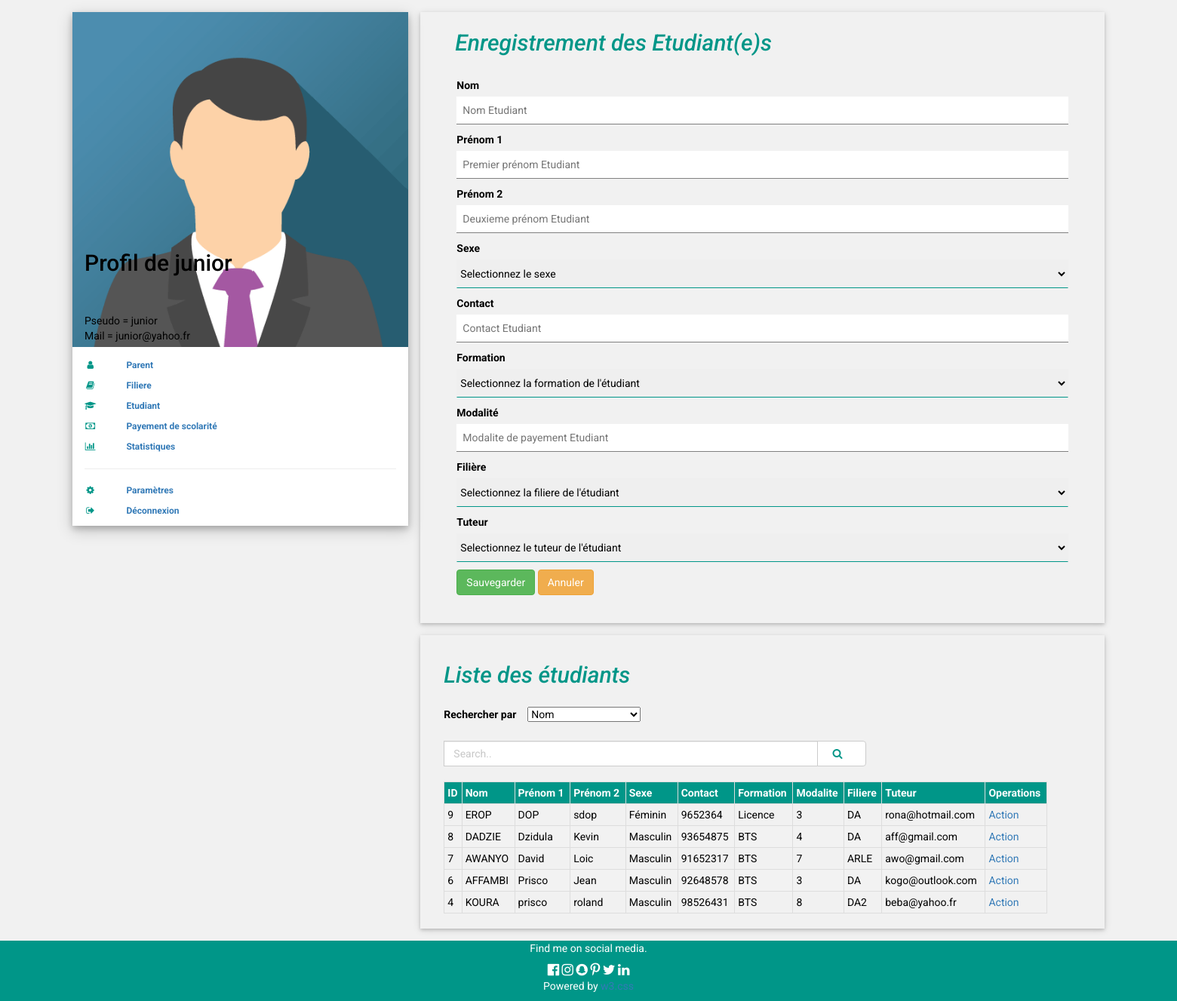
Page /etablissement_etudiant.php?id=1 on the committed database.
### tables this page shows
CREATE TABLE IF NOT EXISTS `etablissement` (
`id` int(11) NOT NULL,
  `pseudo` varchar(255) NOT NULL,
  `mail` varchar(50) NOT NULL,
  `motdepasse` text NOT NULL,
  `vi` varchar(30) NOT NULL,
  `ad` varchar(50) NOT NULL
);

CREATE TABLE IF NOT EXISTS `etudiant` (
`mat` int(11) NOT NULL,
  `no` varchar(30) NOT NULL,
  `pr` varchar(15) NOT NULL,
  `pre` varchar(15) NOT NULL,
  `se` varchar(8) NOT NULL,
  `te` int(11) NOT NULL,
  `form` varchar(15) NOT NULL,
  `mo` int(2) NOT NULL,
  `fil` varchar(10) NOT NULL,
  `tut` varchar(50) NOT NULL,
  `identite` varchar(60) NOT NULL,
  `sco` int(11) NOT NULL
);

### etablissement_etudiant.php (the view, shortened to what this page needs)
<?php
  $bdd = new PDO('mysql:host=127.0.0.1; dbname=scolariteweb','root', '');
if (isset($_GET['id']))
{
    $getid = intval($_GET['id']);
    $requser = $bdd->prepare('SELECT * FROM etablissement WHERE id = ? ');
    $requser->execute(array($getid));
    $userinfo=$requser->fetch();
?>
<!DOCTYPE html>
<html>
<link rel="stylesheet" href="w3.css">
<link rel="stylesheet" href="font-awesome.min.css">
<link rel="stylesheet" href="bootstrap.min.css">
<body class="w3-light-grey">
<div class="w3-content w3-margin-top" style="max-width:1400px;">
  <div class="w3-row-padding">
    <div class="w3-third">
      <div class="w3-white w3-text-grey w3-card-4">
        <div class="w3-display-container">
          <img src="w3images/avatar3.png" style="width:100%" alt="Avatar">
          <div class="w3-display-bottomleft w3-container w3-text-black">
           <h2 class="w3-margin-top" >Profil de <?php echo $userinfo['pseudo']; ?></h2>
              <br/><br/>
             Pseudo = <?php echo $userinfo['pseudo']; ?>
              <br/>
              Mail = <?php echo $userinfo['mail']; ?>
                <?php
                  if (isset($_SESSION['id']) AND $userinfo['id'] == $_SESSION['id']) {
                    ?>
                          </div>
        </div>
        <div class="w3-container">
        <br/>
         <p class="w3-small"><b><i class="fa fa-user fa-fw w3-margin-right w3-text-teal"></i><a href="etablissement_parent.php?id=<?php echo ($_SESSION['id']);?>" target="_parent" class="w3-padding-large w3-hover-white" style="text-decoration:none;">Parent</a></b></p>
         <p class="w3-small"><b><i class="fa fa-book fa-fw w3-margin-right w3-text-teal"></i><a href="etablissement_classe.php?id=<?php echo ($_SESSION['id']);?>" target="_parent" class="w3-padding-large w3-hover-white" style="text-decoration:none;">Filiere</a></b></p>
         <p class="w3-small"><b><i class="fa fa-graduation-cap fa-fw w3-margin-right w3-text-teal"></i><a href="etablissement_etudiant.php?id=<?php echo ($_SESSION['id']);?>" target="_parent" class="w3-padding-large w3-hover-white" style="text-decoration:none;">Etudiant</a></b></p>
         <p class="w3-small"><b><i class="fa fa-money fa-fw w3-margin-right w3-text-teal"></i><a href="etablissement_payement.php?id=<?php echo ($_SESSION['id']);?>" target="_parent" class="w3-padding-large w3-hover-white" style="text-decoration:none;">Payement de scolarité</a></b></p>
         <p class="w3-small"><b><i class="fa fa-bar-chart-o fa-fw w3-margin-right w3-text-teal"></i><a href="etablissement_payement.php?id=<?php echo ($_SESSION['id']);?>" target="_parent" class="w3-padding-large w3-hover-white" style="text-decoration:none;">Statistiques</a></b></p>
         <hr>
         <p class="w3-small"><b><i class="fa fa-gear fa-fw w3-margin-right w3-text-teal"></i><a href="etablissement_parametre.php?id=<?php echo ($_SESSION['id']);?>" target="_parent" class="w3-padding-large w3-hover-white" style="text-decoration:none;">Paramètres</a></b></p>
         <p class="w3-small"><b><i class="fa fa-sign-out fa-fw w3-margin-right w3-text-teal"></i><a href="deconnexion.php" target="_parent" class="w3-padding-large w3-hover-white" style="text-decoration:none;">Déconnexion</a></b></p>
          <?php
                    }
                    ?>
        </div>
      </div><br>
    </div>
    <div class="w3-twothird">
      <div class="w3-container w3-card-2  w3-margin-bottom">
        <h2 class="w3-text-teal w3-padding-4" style="margin-left:30px;"><i>Enregistrement des Etudiant(e)s</i></h2>
        <div class="w3-container">
          <div class="w3-row-padding w3-light-grey w3-padding-16 w3-container">
          <div class="w3-content">
            <form method="POST" action="">
              <p>
              <label for="nom" >Nom</label>
              <input class="w3-input "  type="text" value="<?php if (isset($nom)) {echo $nom; } ?>" autocomplete="off" placeholder="Nom Etudiant" id="nom" name="nom"></p>
              <p>
              <label for="pre" >Prénom 1</label>
              <input class="w3-input" type="text" value="<?php if (isset($pre)) {echo $pre; } ?>" autocomplete="off" placeholder="Premier prénom Etudiant" id="pre" name="pre"></p>
              <p>
              <p>
              <label for="pre1" >Prénom 2</label>
              <input class="w3-input" type="text" autocomplete="off" value="<?php if (isset($pre1)) {echo $pre1;} ?>" placeholder="Deuxieme prénom Etudiant" id="pre1" name="pre1"></p>
              <p>
              <label for="sx" >Sexe</label>
              <select name="sx" class="w3-select" id="sx" >
                <option value="">Selectionnez le sexe</option>
              </select>
              </p>
              <p>
              <label for="ct">Contact</label>
              <input class="w3-input" type="tel" autocomplete="off" value="<?php if (isset($ct)) {echo $ct; } ?>" placeholder="Contact Etudiant" id="ct" name="ct"></p>
              <p>
                <label for="for">Formation</label>
                <select name="for" class="w3-select" id="for">
                  <option>Selectionnez la formation de l'étudiant</option>
                </select>
              </p>
              <p>
              <label for="md">Modalité</label>
              <input class="w3-input" type="number" autocomplete="off" min="1" max="10" value="<?php if (isset($md)) {echo $md; } ?>" placeholder="Modalite de payement Etudiant" id="md" name="md"></p>
              <p>
              <label for="fil" >Filière</label><select  class="w3-select" name="fil">
              <option value="">Selectionnez la filiere de l'étudiant</option>
   </select></p>
              <p>
              <label for="tut" >Tuteur</label>
              <select  class="w3-select" name="tut">
                <option value="">Selectionnez le tuteur de l'étudiant</option>
     <?php
     $_select=$bdd->query("SELECT mail FROM tuteur");
     ?>
   </select></p>
              <button  type="submit" class="btn btn-success"  name="forminscription" value="Sauvegarder" >Sauvegarder</button>
              <button  type="reset"  class="btn btn-warning"  name="annuler" >Annuler</button>
            </form><br/>
          </div>
</div>
        </div>
        </div>
      <div class="w3-container w3-card-2 ">
        <h2 class="w3-text-teal w3-padding-16" style="margin-left:15px;"><i>Liste des étudiants</i></h2>
    <?php
    $bdd = new PDO('mysql:host=127.0.0.1; dbname=scolariteweb','root', '');
    $search="";
    if (isset($_POST['search'])) {
      $search=$_POST['search'];
      $_select = $bdd->prepare("SELECT * FROM etudiant WHERE no like '%$search%' ");
    } else {
        $_select = $bdd->prepare("SELECT * FROM etudiant order by mat desc");
    }
    $_select->execute();
    ?>
<form method="POST" action="">
  <div class="input-group">
    <label for="choix" style="margin-left:15px;">Rechercher par </label>
    <select class=""  style="width:150px; margin-left:15px;" name="choix">
      <option value="">Nom</option>
    </select><br/><br/>
    <input type="text" class="form-control" style="margin-left:15px; " name="search" value="<?php if (isset($search)) {echo ($search);} ?>" placeholder="Search..">
    <div class="input-group-btn">
      <button class="btn btn-default" style="margin-right:300px; margin-top:45px;" type="submit">
        <i class="fa fa-search fa-fw w3-margin-right w3-text-teal" style="margin-left:5px;" ></i>
      </button>
    </div>
  </div>
</form>
<br/>
        <div class="container">
  <div class="table-responsive ">
  <table style="width:800px;">
    <thead>
      <tr>
        <th>ID </th>
        <th>Nom</th>
        <th>Prénom 1</th>
        <th>Prénom 2</th>
        <th>Sexe</th>
        <th>Contact</th>
        <th>Formation</th>
        <th>Modalite</th>
        <th>Filiere</th>
        <th>Tuteur</th>
        <th>Operations</th>
      </tr>
    </thead>
    <tbody>
	 <?php  while ($s=$_select->fetch(PDO::FETCH_OBJ)){
?>
      <tr>
        <td><?php echo $s->mat;?></td>
        <td><?php echo $s->no;?></td>
        <td><?php echo $s->pr;?></td>
        <td><?php echo $s->pre;?></td>
        <td><?php echo $s->se;?></td>
        <td><?php echo $s->te;?></td>
        <td><?php echo $s->form;?></td>
        <td><?php echo $s->mo;?></td>
        <td><?php echo $s->fil;?></td>
        <td><?php echo $s->tut;?></td>
        <td>
     <a href="etablissement_etudiant_action.php?mat=<?php echo $s->mat;?>" target="_parent"  style="text-decoration:none;">Action</a></td>
		     <?php
                    }
                    ?>
</div>
  </div><br/>
</div>
      </div>
    </div>
  </div>
<footer class="w3-container w3-teal w3-center w3-margin-top">
  <p>Find me on social media.</p>
  <i class="fa fa-facebook-official w3-hover-text-indigo w3-large"></i>
  <i class="fa fa-instagram w3-hover-text-purple w3-large"></i>
  <i class="fa fa-snapchat w3-hover-text-yellow w3-large"></i>
  <i class="fa fa-pinterest-p w3-hover-text-red w3-large"></i>
  <i class="fa fa-twitter w3-hover-text-light-blue w3-large"></i>
  <i class="fa fa-linkedin w3-hover-text-indigo w3-large"></i>
  <p>Powered by <a href="default.html" target="_blank">w3.css</a></p>
</footer>
</body>
</html>
<?php
  }else{
    echo "Desole";
  }
?>

### etablissement_etudiant.php (style rules this page uses)
html,body,h1,h2,h3,h4,h5,h6 { font-family: "Roboto", sans-serif }
table { border-collapse: collapse; width: 50%; border: 1px solid #ddd; }
th, td { text-align: left; padding: 4px; border: 1px solid #ddd; }
tr:nth-child(even) { background-color: #f2f2f2 }
th { background-color: #009688; color: white; }
a { cursor: pointer; text-decoration:none; }

### rows in the picture
etablissement: pseudo "junior", mail "junior@yahoo.fr"
etudiant: mat "9", no "EROP", pr "DOP", pre "sdop", se "Féminin", te "9652364", form "Licence", mo "3", fil "DA", tut "rona@hotmail.com"
etudiant: mat "8", no "DADZIE", pr "Dzidula", pre "Kevin", se "Masculin", te "93654875", form "BTS", mo "4", fil "DA", tut "aff@gmail.com"
etudiant: mat "7", no "AWANYO", pr "David", pre "Loic", se "Masculin", te "91652317", form "BTS", mo "7", fil "ARLE", tut "awo@gmail.com"
etudiant: mat "6", no "AFFAMBI", pr "Prisco", pre "Jean", se "Masculin", te "92648578", form "BTS", mo "3", fil "DA", tut "kogo@outlook.com"
etudiant: mat "4", no "KOURA", pr "prisco", pre "roland", se "Masculin", te "98526431", form "BTS", mo "8", fil "DA2", tut "beba@yahoo.fr"
